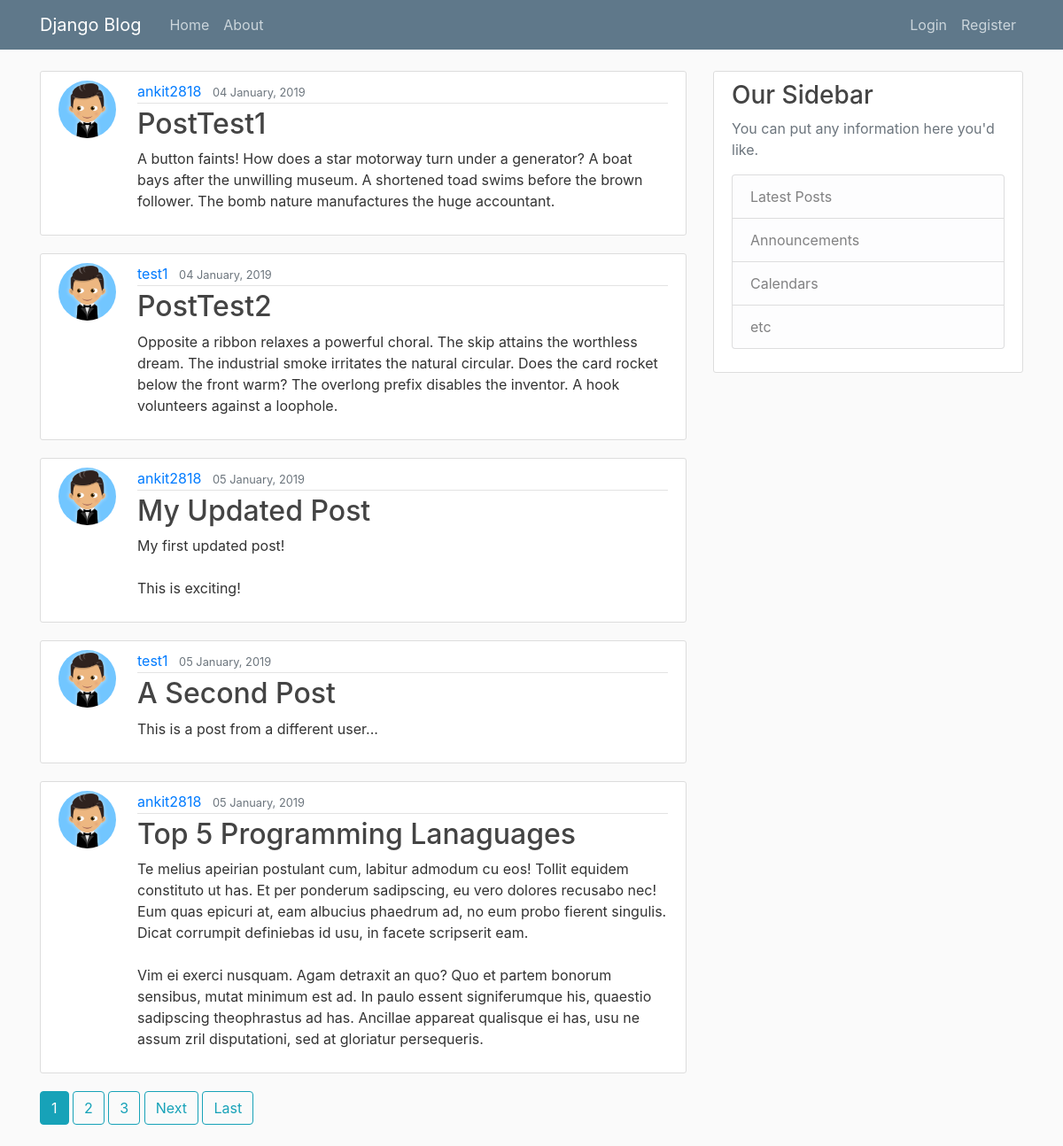
The page / on the database its author committed.
### blog/models.py (models this page shows, shortened)
class Post(models.Model):
	title = models.CharField(max_length = 100)
	content = models.TextField()
	date_posted = models.DateTimeField(default = timezone.now)
	author = models.ForeignKey(User, on_delete = models.CASCADE)

### users/models.py (models this page shows, shortened)
class Profile(models.Model):
	user = models.OneToOneField(User, on_delete = models.CASCADE)
	image = models.ImageField(default = 'default.jpg', upload_to = 'profile_pics')

### blog/views.py (the view)
# urls.py: path('', PostListView.as_view(), name='blog-home'),
class PostListView(ListView):
	model = Post
	template_name = 'blog/home.html' # <app>/<model>_<viewtype>.html
	context_object_name = 'posts'
	paginate_by = 5

### blog/templates/blog/home.html (shortened to what this page needs)
{% extends "blog/base.html" %}
{% block content %}
	{% for post in posts %}
		<article class="media content-section">
			<a class="mr-2" href="#">
				<img class="rounded-circle article-img" src="{{ post.author.profile.image.url }}">
			</a>
			<div class="media-body">
				<div class="article-metadata">
					<a class="mr-2" href="{% url 'user-posts' post.author.username %}">{{ post.author }}</a>
					<small class="text-muted">{{ post.date_posted|date:"d F, Y" }}</small>
				</div>
				<h2><a class="article-title" href="{% url 'post-detail' post.id %}">{{ post.title }}</a></h2>
				<p class="article-content">{{ post.content }}</p>
			</div>
		</article>
	{% endfor %}
	{% if is_paginated %}
		{% for num in page_obj.paginator.page_range %}
			{% if page_obj.number == num %}
				<a class="btn btn-info mb-4" href="?page={{ num }}">{{ num }}</a>
			{% elif num > page_obj.number|add:'-3' and num < page_obj.number|add:'3' %}
				<a class="btn btn-outline-info mb-4" href="?page={{ num }}">{{ num }}</a>
			{% endif %}
		{% endfor %}
		{% if page_obj.has_next %}
			<a class="btn btn-outline-info mb-4" href="?page={{ page_obj.next_page_number }}">Next</a>
			<a class="btn btn-outline-info mb-4" href="?page={{ page_obj.paginator.num_pages }}">Last</a>
		{% endif %}
	{% endif %}
{% endblock %}

### blog/templates/blog/base.html (shortened to what this page needs)
{% load static %}
<!DOCTYPE html>
<html>
<head>
	<link rel="stylesheet" href="https://stackpath.bootstrapcdn.com/bootstrap/4.2.1/css/bootstrap.min.css">
	<link rel="stylesheet" type="text/css" href="{% static 'blog/main.css' %}">
</head>
<body>
	<header class="site-header">
		<nav class="navbar navbar-expand-md navbar-dark bg-steel fixed-top">
			<div class="container">
				<a class="navbar-brand mr-4" href="{% url 'blog-home' %}">Django Blog</a>
				<div class="collapse navbar-collapse" id="navbarToggle">
					<div class="navbar-nav mr-auto">
						<a class="nav-item nav-link" href="{% url 'blog-home' %}">Home</a>
						<a class="nav-item nav-link" href="{% url 'blog-about' %}">About</a>
					</div>
					<div class="navbar-nav">
						{% if user.is_authenticated %}
							<a class="nav-item nav-link" href="{% url 'post-create' %}">New Post</a>
							<a class="nav-item nav-link" href="{% url 'profile' %}">Profile</a>
							<a class="nav-item nav-link" href="{% url 'logout' %}">Logout</a>
						{% else %}
							<a class="nav-item nav-link" href="{% url 'login' %}">Login</a>
							<a class="nav-item nav-link" href="{% url 'register' %}">Register</a>
						{% endif %}
					</div>
				</div>
			</div>
		</nav>
	</header>
	<main role="main" class="container">
		<div class="row">
			<div class="col-md-8">
				{% block content %}{% endblock %}
			</div>
			<div class="col-md-4">
				<div class="content-section">
					<h3>Our Sidebar</h3>
					<p class='text-muted'>You can put any information here you'd like.
						<ul class="list-group">
							<li class="list-group-item list-group-item-light">Latest Posts</li>
							<li class="list-group-item list-group-item-light">Announcements</li>
							<li class="list-group-item list-group-item-light">Calendars</li>
							<li class="list-group-item list-group-item-light">etc</li>
						</ul>
					</p>
				</div>
			</div>
		</div>
	</main>
</body>
</html>

### blog/static/blog/main.css (style rules this page uses)
body { background: #fafafa; color: #333333; margin-top: 5rem; }
h1, h2, h3, h4, h5, h6 { color: #444444; }
ul { margin: 0; }
.bg-steel { background-color: #5f788a; }
.site-header .navbar-nav .nav-link { color: #cbd5db; }
.content-section { background: #ffffff; padding: 10px 20px; border: 1px solid #dddddd; border-radius: 3px; margin-bottom: 20px; }
.article-title { color: #444444; }
.article-content { white-space: pre-line; }
.article-img { height: 65px; width: 65px; margin-right: 16px; }
.article-metadata { padding-bottom: 1px; margin-bottom: 4px; border-bottom: 1px solid #e3e3e3 }

### rows shown on the page
Post: author.profile.image (picture), author "ankit2818", date_posted "04 January, 2019", title "PostTest1", content "A button faints! How does a star motorway turn under a generator? A boat bays after the unwilling museum. A shortened toad swims before the brown follower. The bomb nature manufactures the huge accountant."
Post: author.profile.image (placeholder picture), author "test1", date_posted "04 January, 2019", title "PostTest2", content "Opposite a ribbon relaxes a powerful choral. The skip attains the worthless dream. The industrial smoke irritates the natural circular. Does the card rocket below the front warm? The overlong prefix disables the inventor. A hook volunteers against a loophole."
Post: author.profile.image (picture), author "ankit2818", date_posted "05 January, 2019", title "My Updated Post", content "My first updated post! This is exciting!"
Post: author.profile.image (placeholder picture), author "test1", date_posted "05 January, 2019", title "A Second Post", content "This is a post from a different user..."
Post: author.profile.image (picture), author "ankit2818", date_posted "05 January, 2019", title "Top 5 Programming Lanaguages", content "Te melius apeirian postulant cum, labitur admodum cu eos! Tollit equidem constituto ut has. Et per ponderum sadipscing, eu vero dolores recusabo nec! Eum quas epicuri at, eam albucius phaedrum ad, no eum probo fierent singulis. Dicat corrumpit definiebas id usu, in facete scripserit eam. Vim ei exerci nusquam. Agam detraxit an quo? Quo et partem bonorum sensibus, mutat minimum est ad. In paulo essent signiferumque his, quaestio sadipscing theophrastus ad has. Ancillae appareat qualisque ei has, usu ne assum zril disputationi, sed at gloriatur persequeris."

### other values the page prints
{{ num }} "1"
{{ num }} "2" "3"
